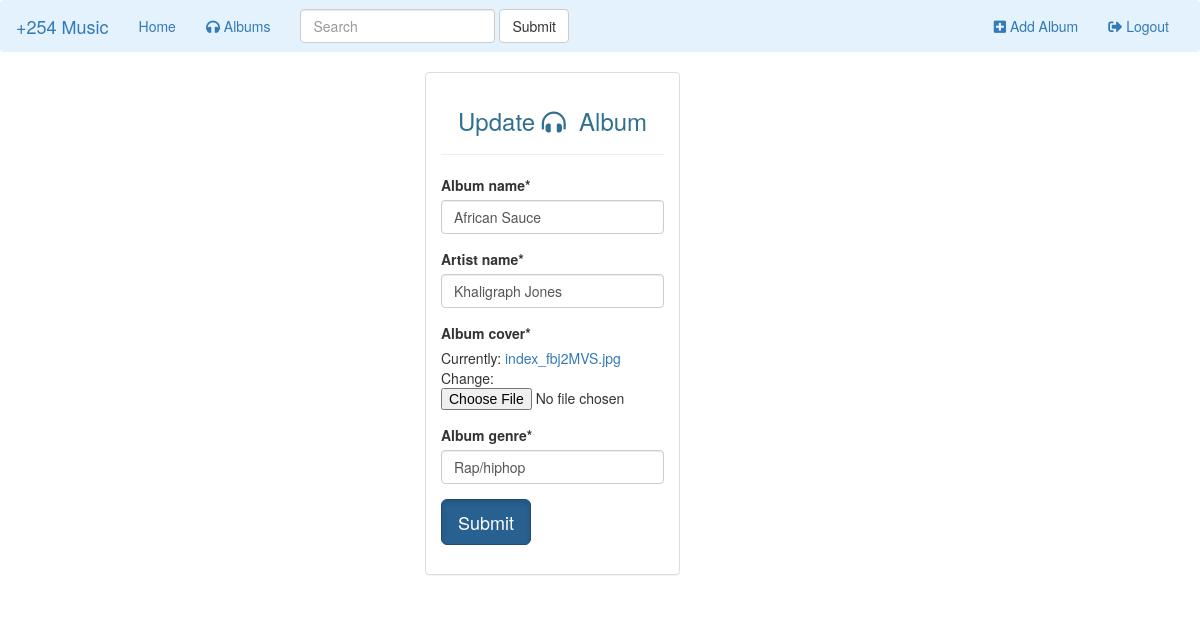
Page /2/update-album on the committed database.
### kemusic/models.py (models this page shows, shortened)
class Album(models.Model):
    user = models.ForeignKey(User, on_delete=models.CASCADE)
    album_name = models.CharField(max_length=25)
    artist_name = models.CharField(max_length=30)
    album_genre = models.CharField(max_length=10)
    album_cover = models.FileField()

### kemusic/views.py (the view)
# urls.py: path('<int:pk>/update-album', views.AlbumUpdateView.as_view(), name='album-update'),
class AlbumUpdateView(UpdateView):
    model = Album
    fields = ['album_name', 'artist_name', 'album_cover', 'album_genre']
    template_name = "kemusic/create_album.html"

### kemusic/templates/kemusic/create_album.html (shortened to what this page needs)
{% extends 'kemusic/base.html' %}
{% block content %}
{% load crispy_forms_tags %}
<div class="container">
    <div class="col-sm-4"></div>
    <div class="col-sm-3">
        <div class="panel panel-default panel-body">
            <h3 class="text-info text-center text-capitalize">{% if object %}Update&nbsp;<i class="fas fa-headphones-alt fn-3x"></i>&nbsp; Album{% else %}new<i class="fas fa-headphones-alt fn-3x"></i>&nbsp;album{% endif %}</h3>
            <hr>
            <form method="post" enctype="multipart/form-data">
                {{ form|crispy }}
                <button type="submit" class="btn btn-primary btn-lg active">Submit</button>
            </form>
        </div>
    </div>
</div>
{% endblock %}

### rows in the picture
Album: album_name "African Sauce", artist_name "Khaligraph Jones", album_genre "Rap/hiphop"
